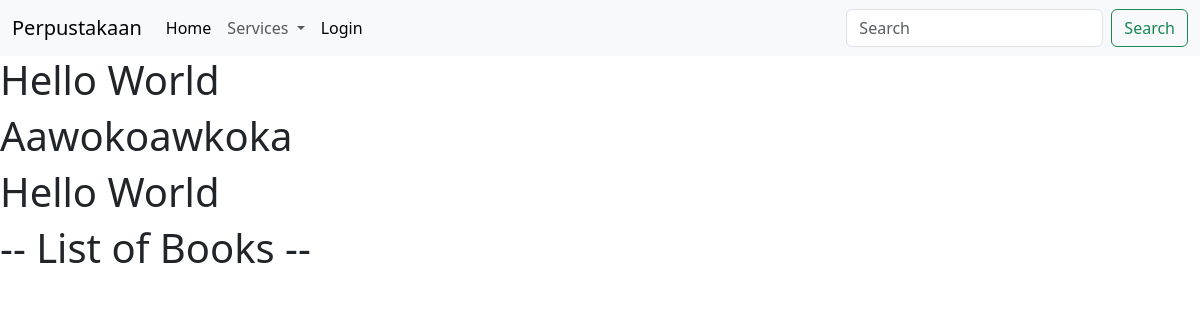
The app's page /, older data.
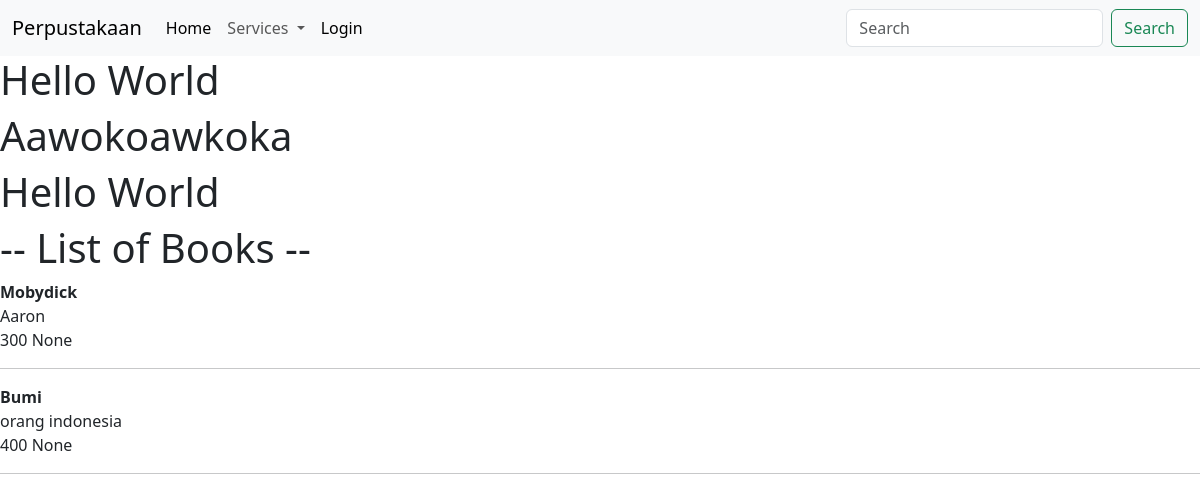
The same page, newer data.
### library/models.py (models this page shows, shortened)
class BookAttribute(models.Model):
    judulBuku = models.CharField(max_length=255)
    penulisBuku = models.CharField(max_length=255, blank=True, null=True)
    tahunTerbit = models.DateField()
    kategoriBuku = models.CharField(max_length=255, blank=True, null=True)
    jumlahHalaman = models.IntegerField()
    coverBuku = models.ImageField(upload_to='covers/')
    status_peminjaman = models.CharField(max_length=20, null=False, blank=True, choices=[
        ('available', 'Available'),
        ('not-available', 'Not Available'),
    ])

### library/views.py (the view)
# urls.py: 2. Add a URL to urlpatterns:  path('', views.home, name='home')
def home(request):
    all_books = BookAttribute.objects.all
    return render(request, 'base.html', {'all':all_books})

### templates/base.html (shortened to what this page needs)
<!DOCTYPE html>
<html lang=en>
<head>
{% include 'bootstrap5.html' %}
{% include 'snippets/navbar.html' %}
<head>
<body class="home">
    <h1>Hello World</h1>
    <h1>Aawokoawkoka</h1>
    <h1>Hello World</h1>
    <h1>-- List of Books --</h1>
    {% for item in all %}
        <strong> {{ item.judulBuku }} </strong> <br/>
        {{ item.penulisBuku }} <br/>
        {{ item.jumlahHalaman }} {{ item.tahunTerbit }} </br>
        <hr>
    {% endfor %}
</body>
</html>

### templates/bootstrap5.html (shortened to what this page needs)
<link href="https://cdn.jsdelivr.net/npm/bootstrap@5.3.3/dist/css/bootstrap.min.css" rel="stylesheet" />
<link rel="stylesheet" href="https://cdn.jsdelivr.net/npm/bootstrap-icons@1.11.3/font/bootstrap-icons.min.css" />

### templates/snippets/navbar.html (shortened to what this page needs)
{% load static %}
<nav class="navbar navbar-expand-lg bg-body-tertiary">
  <div class="container-fluid">
    <a class="navbar-brand" href="{% url 'home' %}">Perpustakaan</a>
    <div class="collapse navbar-collapse" id="navbarScroll">
      <ul class="navbar-nav me-auto my-2 my-lg-0 navbar-nav-scroll" style="--bs-scroll-height: 100px">
        <li class="nav-item">
          <a class="nav-link active" aria-current="page" href="{% url 'home' %}">Home</a>
        </li>
        <li class="nav-item dropdown">
          <a class="nav-link dropdown-toggle" href="#" role="button" data-bs-toggle="dropdown" aria-expanded="false"> Services </a>
        </li>
        {% if user.is_authenticated %}
        <li class="nav-item">
          <a class="nav-link active" href="{% url 'logout' %}">Logout</a>
        </li>
        {% else %}
        <li class="nav-item">
          <a class="nav-link active" href="{% url 'loginadm' %}">Login</a>
        </li>
        {% endif %}
      </ul>
      <form class="d-flex" role="search">
        <input class="form-control me-2" type="search" placeholder="Search" aria-label="Search" />
        <button class="btn btn-outline-success" type="submit">Search</button>
      </form>
    </div>
  </div>
</nav>

Row changes from the older to the newer data that the page shows:
added BookAttribute: judulBuku "Mobydick", penulisBuku "Aaron", jumlahHalaman "300", tahunTerbit "None"
added BookAttribute: judulBuku "Bumi", penulisBuku "orang indonesia", jumlahHalaman "400", tahunTerbit "None"
